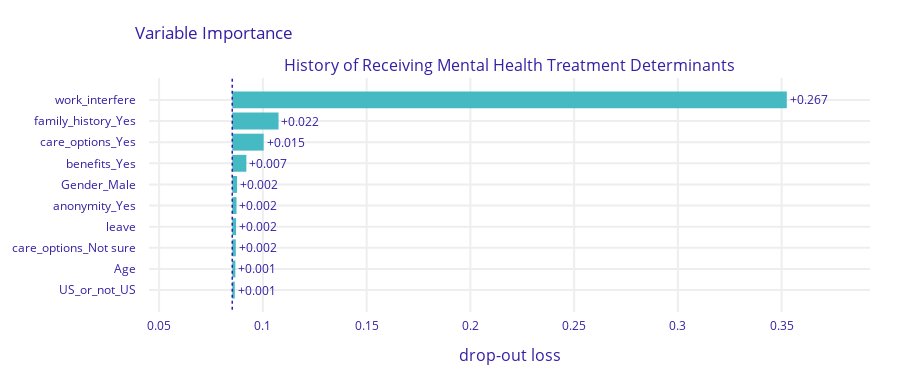

Source (notebook cell):
### Code cell
# Feature Importance
# Figure 16.6: Mean variable-importance calculated by using 10 permutations and the root-mean- 
# squared-error loss-function for the random forest model for the data using 1-AUC as the loss function.

# https://pbiecek.github.io/ema/featureImportance.html#featureImportancePython

mp_rf.plot()

### Figure 1 — Plotly figure (JSON) as saved in the notebook; plotly's stock layout.template omitted (floating-point values rounded to 4 significant figures)
{"data": [{"base": 0.08524, "hoverinfo": "text", "hoverlabel": {"bgcolor": "rgba(0,0,0,0.8)"}, "hovertext": ["Model: History of Receiving Mental Health Treatment Determinants loss after<br>variable: work_interfere is permuted: 0.352<br>Drop-out loss change: +0.267", "Model: History of Receiving Mental Health Treatment Determinants loss after<br>variable: family_history_Yes is permuted: 0.108<br>Drop-out loss change: +0.022", "Model: History of Receiving Mental Health Treatment Determinants loss after<br>variable: care_options_Yes is permuted: 0.1<br>Drop-out loss change: +0.015", "Model: History of Receiving Mental Health Treatment Determinants loss after<br>variable: benefits_Yes is permuted: 0.092<br>Drop-out loss change: +0.007", "Model: History of Receiving Mental Health Treatment Determinants loss after<br>variable: Gender_Male is permuted: 0.088<br>Drop-out loss change: +0.002", "Model: History of Receiving Mental Health Treatment Determinants loss after<br>variable: anonymity_Yes is permuted: 0.087<br>Drop-out loss change: +0.002", "Model: History of Receiving Mental Health Treatment Determinants loss after<br>variable: leave is permuted: 0.087<br>Drop-out loss change: +0.002", "Model: History of Receiving Mental Health Treatment Determinants loss after<br>variable: care_options_Not sure is permuted: 0.087<br>Drop-out loss change: +0.002", "Model: History of Receiving Mental Health Treatment Determinants loss after<br>variable: Age is permuted: 0.087<br>Drop-out loss change: +0.001", "Model: History of Receiving Mental Health Treatment Determinants loss after<br>variable: US_or_not_US is permuted: 0.086<br>Drop-out loss change: +0.001"], "marker": {"color": "#46bac2"}, "orientation": "h", "showlegend": false, "text": ["+0.267", "+0.022", "+0.015", "+0.007", "+0.002", "+0.002", "+0.002", "+0.002", "+0.001", "+0.001"], "textposition": "outside", "type": "bar", "x": [0.2673, 0.02231, 0.01513, 0.006798, 0.00231, 0.002051, 0.001842, 0.001715, 0.001499, 0.001219], "xaxis": "x", "y": ["work_interfere", "family_history_Yes", "care_options_Yes", "benefits_Yes", "Gender_Male", "anonymity_Yes", "leave", "care_options_Not sure", "Age", "US_or_not_US"], "yaxis": "y"}], "layout": {"annotations": [{"font": {"size": 16}, "showarrow": false, "text": "History of Receiving Mental Health Treatment Determinants", "x": 0.5, "xanchor": "center", "xref": "paper", "y": 1, "yanchor": "bottom", "yref": "paper"}, {"font": {"size": 16}, "showarrow": false, "text": "drop-out loss", "x": 0.5, "xanchor": "center", "xref": "paper", "y": 0, "yanchor": "top", "yref": "paper", "yshift": -30}], "font": {"color": "#371ea3"}, "height": 383, "margin": {"b": 71, "r": 30, "t": 78}, "shapes": [{"line": {"color": "#371ea3", "dash": "dot", "width": 1.5}, "type": "line", "x0": 0.08524, "x1": 0.08524, "xref": "x", "y0": -1, "y1": 10, "yref": "y"}], "title": {"text": "Variable Importance", "x": 0.15}, "xaxis": {"anchor": "y", "automargin": true, "domain": [0, 1], "fixedrange": true, "gridwidth": 2, "range": [0.04512, 0.3926], "tickcolor": "white", "ticklen": 3, "ticks": "outside", "type": "linear", "zeroline": false}, "yaxis": {"anchor": "x", "automargin": true, "autorange": "reversed", "domain": [0, 1], "fixedrange": true, "gridwidth": 2, "tickcolor": "white", "ticklen": 10, "ticks": "outside", "type": "category"}}}
